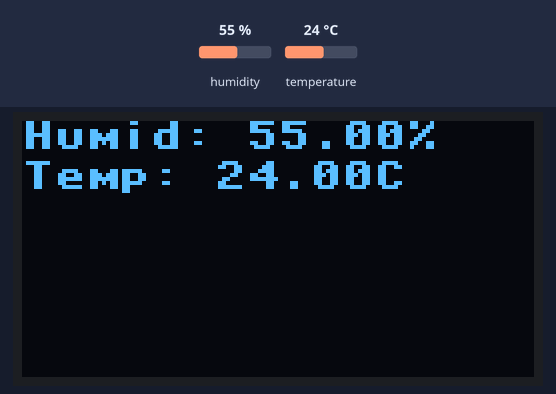
The program below on a simulated Raspberry Pi Pico running MicroPython. Shown: 128×64 one-colour display. The inputs (shaded band) are chosen by the test bench; at power-on: humidity 55 %, temperature 24 °C. Library files of the repository ran but are not shown: ssd1306.py, AHT21.py; what the program prints to the serial console is not drawn.

Above: at 1.3 s.
1.4 s: humidity set to 22 %
At 2.9 s:
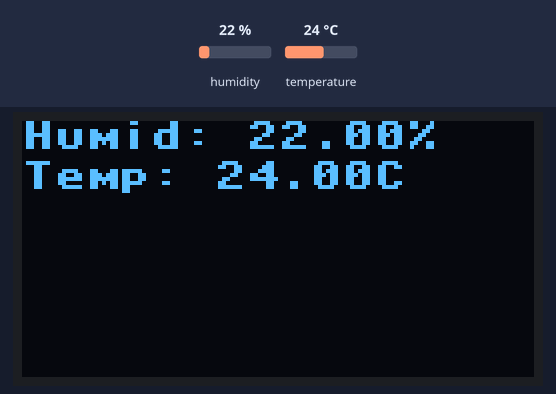
3.2 s: temperature set to 12 °C
At 4.4 s:
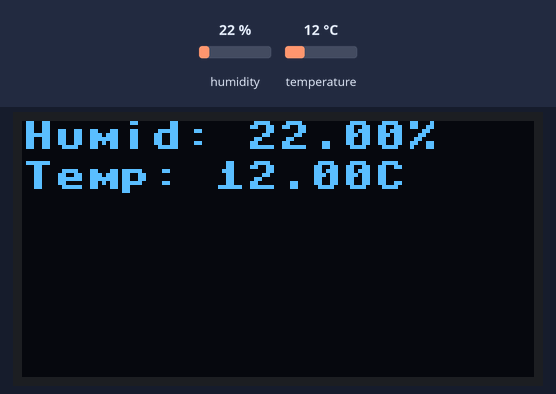
5.0 s: humidity set to 40 %
At 6.0 s:
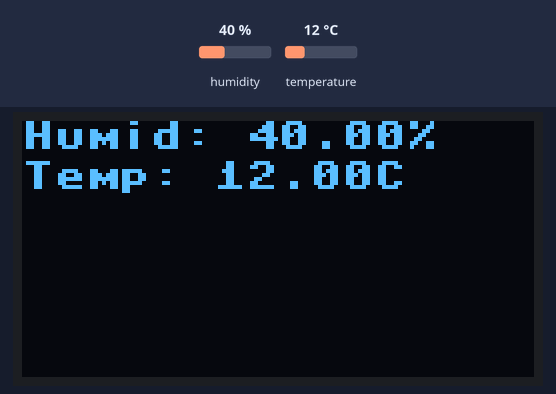
6.8 s: temperature set to 19 °C
Timing chart, 0 to 9.6 s (numbered marks = the images above; inputs shaded):
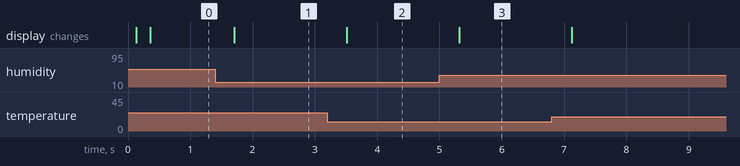

The program:

OLED_sensor.py
```python
from machine import Pin, SoftI2C
import ssd1306
import AHT21

# 온도 센서 i2c 통신
i2c = machine.I2C(1,scl=machine.Pin(15), sda=machine.Pin(14),freq=400000)
aht = AHT21.AHT21(i2c)

# OLED i2c 통신 설정
i2c = SoftI2C(scl=Pin(5), sda=Pin(4))

# OLED 픽셀 크기 설정
oled_width = 128
oled_height = 64
oled = ssd1306.SSD1306_I2C(oled_width, oled_height, i2c)

while True :
    rht = aht.read()
    #print(rht)
    humidity = rht[0]
    temperature = rht[1]

     # 출력 내용 포맷팅
    humidity_text = "Humid: {:.2f}%".format(humidity)
    temperature_text = "Temp: {:.2f}C".format(temperature)

    # 콘솔에 출력 (디버깅용)
    print(humidity_text)
    print(temperature_text)

    # OLED 화면 초기화 (기존 내용 지우기)
    oled.fill(0)

    # OLED 화면에 텍스트 출력
    oled.text(humidity_text, 0, 0)    # 습도
    oled.text(temperature_text, 0, 10)  # 온도

    # OLED 화면에 출력
    oled.show()
```

Measured:
- after the input at 1.4 s, the display: changes after 0.31 s (image 1)
- after the input at 3.2 s, the display: changes after 0.31 s (image 2)
- after the input at 5.0 s, the display: changes after 0.32 s (image 3)
